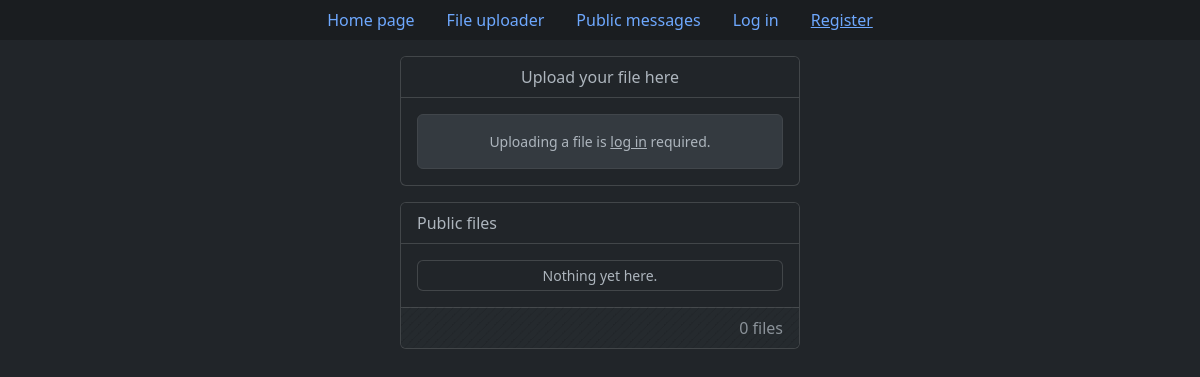
/upload_file, run on an earlier commit of the app's database.
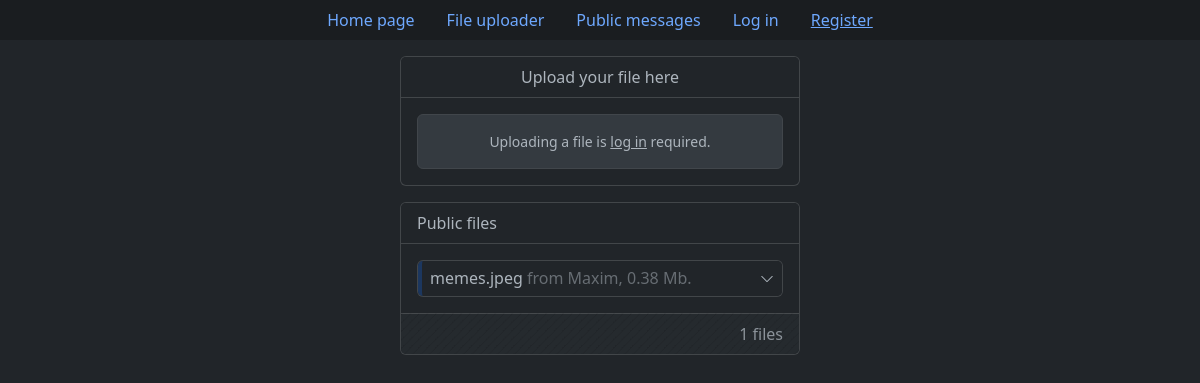
And on a later commit of the database.
### tables this page shows
CREATE TABLE "files" (
    "id" integer,
    "original_file_name" text NOT NULL,
    "unique_file_name" text NOT NULL,
    "size_in_bytes" integer NOT NULL,
    "owner_id" text NOT NULL,
    "privacy" text NOT NULL,
    "upload_date" text NOT NULL,
    "expires" text NOT NULL,
    "description" text,
    FOREIGN KEY("owner_id") REFERENCES "users"("id") ON DELETE CASCADE ON UPDATE CASCADE,
    PRIMARY KEY("ID" AUTOINCREMENT)
);

CREATE TABLE users (
    id integer primary key autoincrement,
    username text not null unique,
    password_hash blob not null
);

### app.py (the view, shortened to what this page needs)
@app.route("/upload_file", methods=["GET", "POST"])
def upload_file():
    if request.method == "GET":
        db = get_db()
        cur = db.cursor()
        if current_user.is_authenticated:
            user_files = cur.execute("""
                SELECT f.id, original_file_name, unique_file_name, size_in_bytes,
                   owner_id, privacy, strftime("%d.%m.%Y %H:%M", upload_date) upload_date,
                   strftime("%d.%m.%Y %H:%M", expires) expires, description, username
                FROM files f
                LEFT JOIN users u ON f.owner_id = u.id
                WHERE owner_id = ?
                ORDER BY datetime(upload_date) DESC
            """, [current_user.id]).fetchall()
            public_files = cur.execute("""
                SELECT f.id, original_file_name, unique_file_name, size_in_bytes,
                       owner_id, privacy, strftime("%d.%m.%Y %H:%M", upload_date) upload_date,
                       strftime("%d.%m.%Y %H:%M", expires) expires, description, username
                FROM files f
                LEFT JOIN users u ON f.owner_id = u.id
                WHERE privacy = 'Public' AND f.owner_id <> ?
                ORDER BY datetime(upload_date) DESC
            """, [current_user.id]).fetchall()
        else:
            user_files = None
            public_files = cur.execute("""
                SELECT f.id, original_file_name, unique_file_name, size_in_bytes,
                       owner_id, privacy, strftime("%d.%m.%Y %H:%M", upload_date) upload_date,
                       strftime("%d.%m.%Y %H:%M", expires) expires, description, username
                FROM files f
                LEFT JOIN users u ON f.owner_id = u.id
                WHERE privacy = 'Public'
                ORDER BY datetime(upload_date) DESC
            """).fetchall()
        return render_template("pages/upload_file.html", user_files=user_files, public_files=public_files)

### app.py (called while the page is built)
def connect_db():
    con = sqlite3.connect(app.config["DB_PATH"])
    con.row_factory = sqlite3.Row
    return con

def get_db():
    if not hasattr(g, "db"):
        g.db = connect_db()
    return g.db

@app.teardown_request
def teardown_db(error):
    if hasattr(g, "db"):
        g.db.close()

### templates/pages/upload_file.html (shortened to what this page needs)
{% extends 'base.html' %}
{% if not validations %}
    {% set file_validation = "" %}
    {% set accessibility_validation = "" %}
    {% set expiration_validation = "" %}
    {% set description_validation = "" %}
    {% set file_feedback = "" %}
    {% set accessibility_feedback = "" %}
    {% set expiration_feedback = "" %}
    {% set description_feedback = "" %}
{% else %}
    {% set file_validation = "is-invalid" if not validations["file"]["check"] else "" %}
    {% set accessibility_validation = "is-invalid" if not validations["accessibility"]["check"] else "" %}
    {% set expiration_validation = "is-invalid" if not validations["expiration"]["check"] else "" %}
    {% set description_validation = "is-invalid" if not validations["description"]["check"] else "" %}
    {% set file_feedback = validations["file"]["feedback"] %}
    {% set accessibility_feedback = validations["accessibility"]["feedback"] %}
    {% set expiration_feedback = validations["expiration"]["feedback"] %}
    {% set description_feedback = validations["description"]["feedback"] %}
{% endif %}
{% block content %}
	<div class="card col-md-4 offset-md-4 mb-3">
		<div class="card-header text-center bg-dark fs-6 mb-3">
			Upload your file here
		</div>
		{% if not current_user.is_authenticated %}
			<div class="card-body ps-3 pe-3 pt-0 pb-0">
				<div class="card card-body mb-3 bg-body-secondary border border-secondary-subtle text-center"
					 style="font-size: .875rem;">
					<p class="mb-0">
						Uploading a file is <a href="{{ url_for('log_in', next=url_for('upload_file')) }}"
												class="link-body"
												style="color: var(--bs-body-color);">log in</a> required.
					</p>
				</div>
			</div>
		{% endif %}
	</div>
	<div class="card col-md-4 offset-md-4 mb-3">
		<div class="card-header text-start bg-dark fs-6">
			Public files
		</div>
		<div id="public-files-container" class="card-body pb-0">
			{% if public_files %}
				{% for file in public_files %}
					{% set privacy_text_color = 'text-primary text-opacity-75' %}
					{% set privacy_border_color = 'border-primary' %}
					<div class="accordion accordion-dark-small">
						<div class="accordion-item mb-2">
							<h2 class="accordion-header">
								<button class="accordion-button collapsed shadow-none d-flex justify-content-between
										border-start border-4 {{ privacy_border_color }} border-opacity-25"
										type="button" data-bs-toggle="collapse"
										data-bs-target="#collapsePublicFile{{ file['id'] }}" aria-expanded="true"
										aria-controls="collapsePublicFile{{ file['id'] }}">
									<span class="d-inline-block text-truncate py-2">
										{{ file['original_file_name'] }}
									</span>
									<span class="text-body-tertiary">
										&nbsp;from {{ file['username'] }}, {{ (file['size_in_bytes'] / (1024 * 1024))|round(2) }} Mb.
									</span>
								</button>
							</h2>
														{% set file_link = url_for('download_file', unique_file_name=file['unique_file_name'], _external=True) %}
						</div>
					</div>
				{% endfor %}
			{% else %}
				<div>
					<div class="card card-body text-center py-1 mb-2" style="font-size: .875rem;">
						Nothing yet here.
					</div>
				</div>
			{% endif %}
		</div>
		<div class="card-footer bg-stripes-body mt-2">
			<div class="row g-0 align-items-center">
				<div class="col-md-12 text-end text-body-secondary">
					<span>
						<span id="public-files-total">{{ public_files|length }}</span> files
					</span>
				</div>
			</div>
		</div>
	</div>
{% endblock %}

### templates/base.html (shortened to what this page needs)
<!DOCTYPE html>
<html lang="en" data-bs-theme="dark">
<head>
    <link href="https://cdn.jsdelivr.net/npm/bootstrap@5.3.0-alpha1/dist/css/bootstrap.min.css" rel="stylesheet">
    <link href="https://getbootstrap.com/docs/5.3/assets/css/docs.css" rel="stylesheet">
    <link rel="stylesheet" href="https://cdn.jsdelivr.net/npm/bootstrap-icons@1.10.3/font/bootstrap-icons.css">
    <link rel=stylesheet type=text/css href="{{ url_for('static', filename='css/style.css') }}">
</head>
<body>
    <ul class="nav nav-pills bg-dark-subtle justify-content-center mb-3">
        <li class="nav-item">
            <a class="nav-link" aria-current="page" href="{{ url_for('index') }}">Home page</a>
        </li>
        <li class="nav-item">
            <a class="nav-link" href="{{ url_for('upload_file') }}">File uploader</a>
        </li>
        <li class="nav-item">
            <a class="nav-link" href="{{ url_for('leave_message') }}">Public messages</a>
        </li>
        {% if current_user.is_authenticated %}
            <li class="nav-item">
                <a class="nav-link" style="--bs-nav-link-hover-color: var(--bs-danger-text); --bs-nav-link-color: rgba(var(--bs-danger-rgb));"  href="{{ url_for('log_out') }}">Log out</a>
            </li>
        {% else %}
            <li class="nav-item">
                <a class="nav-link" href="{{ url_for('log_in') }}">Log in</a>
            </li>
            <li class="nav-item">
                <a class="nav-link" style="text-decoration: underline;" href="{{ url_for('register') }}">Register</a>
            </li>
        {% endif %}
    </ul>
    {% block content %} {% endblock %}
</body>
</html>

### static/css/style.css (style rules this page uses)
.link-body { color: #adb5bd!important; }
.bg-stripes-body { background-image: linear-gradient(135deg, #212529 8.33%, #252a2e 8.33%, #252a2e 50%, #212529 50%, #212529 58.33%, #252a2e 58.33%, #252a2e 100%); background-size: 8.49px 8.49px; }
.accordion-dark-small { --bs-accordion-bg: var(--bs-body-bg); --bs-accordion-border-color: var(--bs-border-color-translucent); --bs-accordion-active-bg: var(--bs-tertiary-bg); --bs-accordion-active-color: var(--bs-body-color); --bs-accordion-btn-bg: var(--bs-body-bg); --bs-accordion-btn-icon-width: 0.875rem; --bs-accordion-btn-padding-x: 0.5rem; --bs-accordion-btn-padding-y: 0rem; }

What changed in the data, as far as the page shows it:
added files: original_file_name "memes.jpeg", username "Maxim", (file['size_in_bytes']/(1024*1024))|round(2) "0.38"
Also different on the page:
{{ public_files|length }}: "0" → "1"
text no longer shown: "Nothing yet here."
